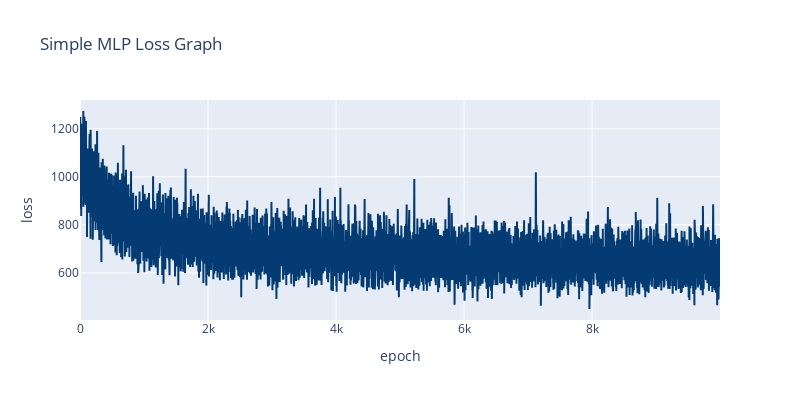

The notebook cell this image was saved under:
### Code cell
fig = go.Figure()
fig.add_trace(go.Scatter(y=tl_process, mode='lines', name='train loss', line_color='rgb(4, 59, 114)'))

fig.update_layout(width=800, height=400, title="Simple MLP Loss Graph", yaxis_title="loss", xaxis_title="epoch",)
fig.show()

### Figure 1 — Plotly figure (JSON) as saved in the notebook; plotly's stock layout.template omitted (floating-point values rounded to 4 significant figures; data arrays with more than 128 entries replaced by an {"elided": "..."} marker saying what was removed)
{"data": [{"line": {"color": "rgb(4, 59, 114)"}, "mode": "lines", "name": "train loss", "type": "scatter", "y": {"elided": "10000 float values"}}], "layout": {"height": 400, "title": {"text": "Simple MLP Loss Graph"}, "width": 800, "xaxis": {"title": {"text": "epoch"}}, "yaxis": {"title": {"text": "loss"}}}}
